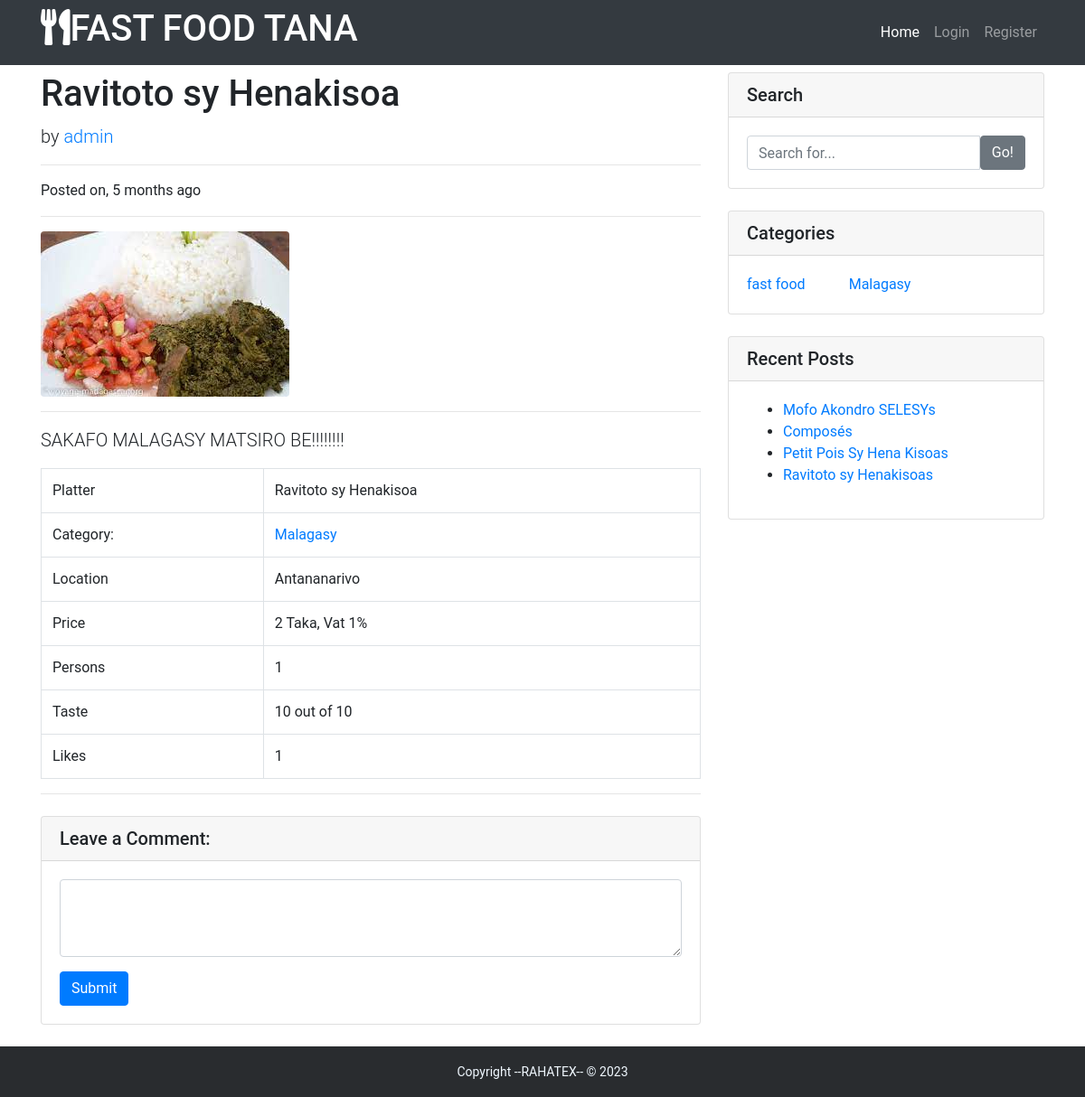
The app's page /ravitoto-sy-henakisoa/ with its own data.
### restaurants/models.py (models this page shows, shortened)
class Restaurant(models.Model):
    user = models.ForeignKey(User, on_delete=models.CASCADE)
    title = models.CharField(max_length=120)
    image = models.ImageField(upload_to='restaurants/')
    categories = models.CharField(max_length=120)
    location = models.CharField(max_length=120)
    price = models.IntegerField()
    vat = models.PositiveIntegerField(default=0)
    taste = models.PositiveIntegerField(choices=choices)
    persons = models.PositiveIntegerField(choices=choices)
    details = models.TextField()
    slug = models.SlugField(unique=True, blank=True)
    likes = models.ManyToManyField(User, related_name='post_likes', blank=True)
    views = models.IntegerField(default=0,blank=True)
    created_at = models.DateTimeField(auto_now_add=True)
    updated_at = models.DateTimeField(auto_now=True)
    is_active = models.BooleanField(default=True)
    def likes_count(self):
        return self.likes.count()
    def get_categories(self):
        cats = self.categories.split(',')
        return cats

### restaurants/views.py (the view, shortened to what this page needs)
# urls.py: path('<slug:slug>/', RestaurantDetailView.as_view(), name='detail'),
class RestaurantDetailView(DetailView):
    queryset = Restaurant.objects.all()

### restaurants/context_processor.py (called while the page is built)
def categories(request):
    cat_list = []
    all_cat = Restaurant.objects.all()
    for cat in all_cat:
        name_list = cat.categories.split(',')
        for item in name_list:
            cat_list.append(item)
    cat_dict = {'categories': set(cat_list)}
    return cat_dict

def user_liked_posts(request):
    if request.user.is_authenticated:
        posts = Restaurant.objects.filter(likes=request.user.id)
        return {'user_liked_posts': posts}
    else:
        return {'user_liked_posts': None}

def recent_posts(request):
    posts = Restaurant.objects.all().order_by('-created_at')[:5]
    return {'recent_posts': posts}

### templates/restaurants/restaurant_detail.html (shortened to what this page needs)
{% extends 'base.html' %}
{% load humanize %}
{% block content %}
<div class="row">
    <div class="col-lg-8">
        <h1 class="mt-4">{{ object.title }}</h1>
        <p class="lead">
            by
            {% if object.user.get_full_name %}
            <a href="/?author={{ object.user }}">{{ object.user.get_full_name }}</a>
            {% else %}
            <a href="/?author={{ object.user }}">{{ object.user.username }}</a>
            {% endif %}
        </p>
        <hr>
        <p>Posted on, {{ object.created_at|naturaltime }}</p>
        <hr>
        <img class="img-fluid rounded" src="{{ object.image.url }}" alt="{{ object.title }}">
        <hr>
        <p class="lead">{{ object.details }}</p>
        <table class="table table-bordered">
            <tbody>
                <tr>
                    <td>Platter</td>
                    <td>{{ object.title }}</td>
                </tr>
                <tr>
                    <td>Category:</td>
                    <td>
                        {% for cat in object.get_categories %}
                        <a href="/?cat={{ cat }}">{{ cat }}</a>
                        {% endfor %}
                    </td>
                </tr>
                <tr>
                    <td>Location</td>
                    <td>{{ object.location }}</td>
                </tr>
                <tr>
                    <td>Price</td>
                    <td>{{ object.price }} Taka, Vat {{ object.vat }}%</td>
                </tr>
                <tr>
                    <td>Persons</td>
                    <td>{{ object.persons }}</td>
                </tr>
                <tr>
                    <td>Taste</td>
                    <td>{{ object.taste }} out of 10</td>
                </tr>
                <tr>
                    <td>Likes</td>
                    <td>{{ object.likes_count }}</td>
                </tr>
            </tbody>
        </table>
        <hr>
        <div class="card my-4">
            <h5 class="card-header">Leave a Comment:</h5>
            <div class="card-body">
                <form action="." method="POST">
                    <div class="form-group">
                        <textarea name="comment" class="form-control" rows="3" required></textarea>
                    </div>
                    <button type="submit" class="btn btn-primary">Submit</button>
                </form>
            </div>
        </div>
    </div>
    {% endblock content %}

### templates/partials/_widgets.html
<div class="col-md-4">
    <div class="card my-4">
        <h5 class="card-header">Search</h5>
        <div class="card-body">
            <form action="{% url 'home' %}" method="get">
                <div class="input-group">
                    <input type="search" name='q' class="form-control" placeholder="Search for..." value="{{ request.GET.q }}" required>
                    <span class="input-group-btn">
                        <button class="btn btn-secondary" type="submit">Go!</button>
                    </span>
                </div>
            </form>
        </div>
    </div>
    <div class="card my-4">
        <h5 class="card-header">Categories</h5>
        <div class="card-body">
            <div class="row">
                {% for cat in categories %}
                <div class="col-md-4">
                <a href="{% url 'home' %}?q={{ request.GET.q }}&cat={{ cat }}">{{ cat }}</a>
                </div>
                {% endfor %}
            </div>
        </div>
    </div>
    <div class="card my-4">
        <h5 class="card-header">Recent Posts</h5>
        <div class="card-body">
            <ul>
                {% for post in recent_posts %}
                <li><a href="/{{ post.slug }}">{{ post.title }}s</a></li>
                {% endfor %}
            </ul>
        </div>
    </div>
</div>
</div>

### static/restaurants/css/style.css (style rules this page uses)
body { padding-top: 56px; }

### static/css/footer.css (style rules this page uses)
* { font-family: Roboto; }

### records on screen
Restaurant: title "Ravitoto sy Henakisoa", user.username "admin", created_at "5 months ago", image (picture), details "SAKAFO MALAGASY MATSIRO BE!!!!!!!!", get_categories "Malagasy", location "Antananarivo", price "2", vat "1", persons "1", taste "10", likes_count "1", categories "Malagasy"
Restaurant: categories "fast food", title "Composé"
Restaurant: title "Mofo Akondro SELESY"
Restaurant: title "Petit Pois Sy Hena Kisoa"
